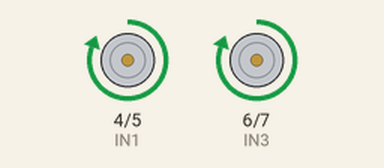
The sketch below on a simulated Arduino Uno, built with avr-gcc and run on an emulated ATmega328P. Shown: motor-driver pin pairs drawn as motors (green arrow = first pin HIGH = forward, orange = second pin HIGH = backward, longer = more drive).

Above: at 1.0 s.
At 3.5 s:
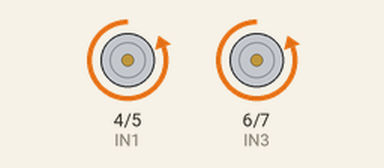
At 6.0 s:
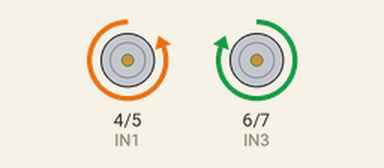
At 8.5 s:
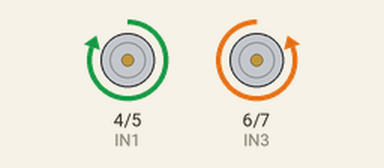
Timing chart, 0 to 13.0 s (numbered marks = the images above):
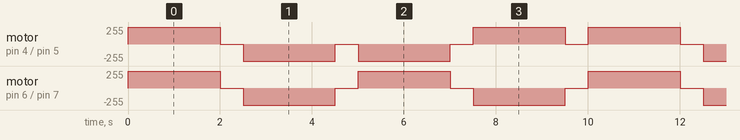

Measured:
- by itself, motor on pin 6 (IN3) / pin 7 (IN4): repeats every 5.0 s: stopped 0.50 s, backward 255/255 2.0 s, stopped 0.50 s, forward 255/255 2.0 s
- by itself, motor on pin 4 (IN1) / pin 5 (IN2): repeats every 10.0 s: 2 × (stopped 0.50 s, backward 255/255 2.0 s), 2 × (stopped 0.50 s, forward 255/255 2.0 s)

The sketch:

Contrala_carro1.ino
```cpp
//Programa : Controle 2 motores DC usando Ponte H L298N
//Autor : Leandro Bruscato

//Definicoes pinos Arduino ligados a entrada da Ponte H
//Motor A, DIREITA
int IN1 = 4;
int IN2 = 5;
//////////////
//Motor B, ESQUERDA
int IN3 = 6;
int IN4 = 7;
/////////////
void setup()
{
  //Define os pinos como saida
 pinMode(IN1, OUTPUT);
 pinMode(IN2, OUTPUT);
 pinMode(IN3, OUTPUT);
 pinMode(IN4, OUTPUT);
}

void GiraMotorHorario(char Motor){
  if (Motor =='A'){
     digitalWrite(IN1, HIGH);
     digitalWrite(IN2, LOW);
  }
  if (Motor =='B'){
     digitalWrite(IN3, HIGH);
     digitalWrite(IN4, LOW);
  }
}
void GiraMotorAntiHorario(char Motor){
  if (Motor =='A'){
     digitalWrite(IN1, LOW);
     digitalWrite(IN2, HIGH);
  }
  if (Motor =='B'){
     digitalWrite(IN3, LOW);
     digitalWrite(IN4, HIGH);
  }
}
void ParaMotor(char Motor){
  if (Motor =='A'){
     digitalWrite(IN1, HIGH);
     digitalWrite(IN2, HIGH);
  }
  if (Motor =='B'){
     digitalWrite(IN3, HIGH);
     digitalWrite(IN4, HIGH);
  }
}

void CarrinhoAndaParaFrente(){
  //Faz o carrinho ir para frente
  GiraMotorHorario('A');
  GiraMotorHorario('B');
  delay(2000);
  PararCarrinho();
  delay(500);
}
void CarrinhoAndaParaTras(){
  // Faz o carrinho ir para tras
  GiraMotorAntiHorario('A');
  GiraMotorAntiHorario('B');
  delay(2000);
  PararCarrinho();
  delay(500);
}
void CarrinhoGiraParaEsquerda(){
  // Gira o carrinho para a Esquerda
  GiraMotorHorario('A');
  GiraMotorAntiHorario('B');
  delay(2000);
  PararCarrinho();
  delay(500);
}
void CarrinhoGiraParaDireita(){
  // Gira o carrinho para a Direita
  GiraMotorAntiHorario('A');
  GiraMotorHorario('B');
  delay(2000);
  PararCarrinho();
  delay(500);
}

void PararCarrinho(){
  //Faz o carrinho para
  ParaMotor('A');
  ParaMotor('B');
}

void loop()
{
  CarrinhoAndaParaFrente();

  CarrinhoAndaParaTras();

  CarrinhoGiraParaDireita();

  CarrinhoGiraParaEsquerda();

}
```
